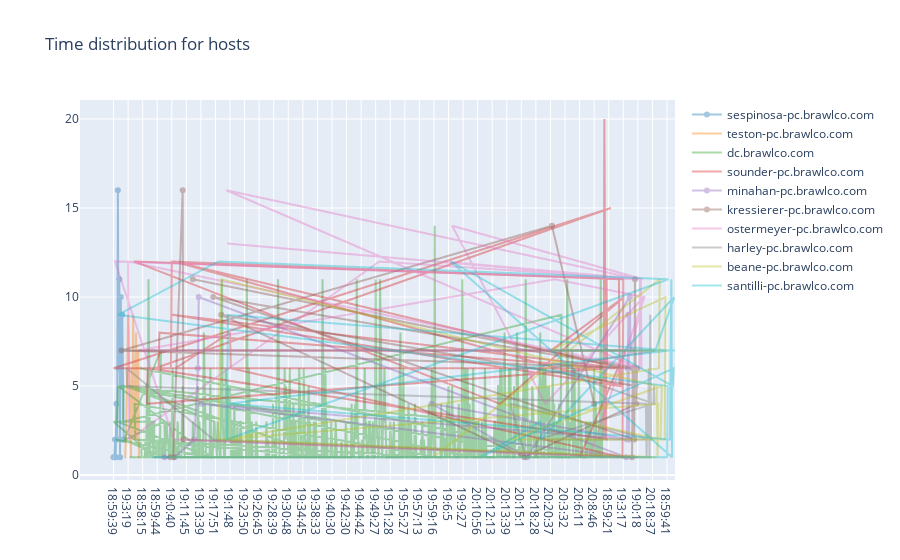

The cell this chart's notebook holds for it:
### Code cell
tracedata = []
colorpal = [
    '#1f77b4',  # muted blue
    '#ff7f0e',  # safety orange
    '#2ca02c',  # cooked asparagus green
    '#d62728',  # brick red
    '#9467bd',  # muted purple
    '#8c564b',  # chestnut brown
    '#e377c2',  # raspberry yogurt pink
    '#7f7f7f',  # middle gray
    '#bcbd22',  # curry yellow-green
    '#17becf'   # blue-teal
]
for host,colrs in zip(uniquehostlist,colorpal):
    tracedata.append(freqdist(host, colrs))

layout = dict(title="Time distribution for hosts",)

fig = dict(data=tracedata, layout=layout)

iplot(fig)

### Figure 1 — Plotly figure (JSON) as saved in the notebook; plotly's stock layout.template omitted (floating-point values rounded to 4 significant figures; data arrays with more than 128 entries replaced by an {"elided": "..."} marker saying what was removed)
{"data": [{"line": {"color": "#1f77b4"}, "name": "sespinosa-pc.brawlco.com", "opacity": 0.4, "type": "scatter", "x": ["18:59:39", "18:59:52", "19:14:36", "19:15:18", "19:15:26", "19:15:27", "19:15:3", "19:15:36", "19:16:1", "20:11:0", "20:20:35", "20:20:42", "20:20:43", "20:2:57", "20:2:58"], "y": [1, 1, 2, 1, 4, 2, 16, 6, 11, 1, 10, 5, 9, 2, 2]}, {"line": {"color": "#ff7f0e"}, "name": "teston-pc.brawlco.com", "opacity": 0.4, "type": "scatter", "x": ["18:59:58", "19:0:14", "19:16:51", "19:16:52", "19:16:53", "19:3:19", "19:3:20", "19:3:30", "19:3:31", "19:3:34", "19:3:42", "19:3:56", "19:3:57", "19:3:9", "19:59:37", "19:59:38", "20:20:25", "20:20:26", "20:20:53", "20:20:54", "20:21:9", "20:6:38"], "y": [1, 1, 2, 6, 6, 9, 7, 4, 2, 1, 6, 2, 9, 2, 2, 2, 8, 2, 7, 7, 1, 1]}, {"line": {"color": "#2ca02c"}, "name": "dc.brawlco.com", "opacity": 0.4, "type": "scatter", "x": {"elided": "652 str values"}, "y": {"elided": "652 int values"}}, {"line": {"color": "#d62728"}, "name": "sounder-pc.brawlco.com", "opacity": 0.4, "type": "scatter", "x": ["18:58:53", "18:58:54", "18:58:55", "18:58:56", "18:59:10", "18:59:11", "18:59:15", "18:59:16", "18:59:17", "18:59:20", "18:59:21", "18:59:25", "18:59:26", "18:59:30", "18:59:31", "18:59:34", "18:59:35", "18:59:39", "18:59:4", "18:59:40", "18:59:44", "18:59:45", "18:59:49", "18:59:5", "18:59:50", "18:59:54", "18:59:55", "18:59:59", "18:59:9", "19:0:0", "19:0:10", "19:0:14", "19:0:15", "19:0:19", "19:0:20", "19:0:24", "19:0:25", "19:0:29", "19:0:30", "19:0:34", "19:0:35", "19:0:39", "19:0:4", "19:0:40", "19:0:41", "19:0:42", "19:0:43", "19:0:5", "19:0:55", "19:0:56", "19:0:59", "19:0:9", "19:1:48", "19:1:49", "19:28:29", "19:3:17", "19:3:9", "20:13:0", "20:20:16", "20:20:39", "20:20:54", "20:21:1", "20:21:2", "20:21:7", "20:6:11"], "y": [2, 20, 11, 2, 11, 6, 4, 6, 2, 6, 6, 6, 6, 6, 6, 6, 6, 6, 15, 6, 6, 6, 6, 8, 6, 6, 6, 6, 6, 6, 6, 6, 6, 6, 6, 6, 6, 6, 6, 6, 6, 6, 6, 12, 11, 5, 9, 6, 12, 5, 6, 6, 8, 6, 1, 11, 12, 4, 10, 7, 7, 7, 7, 7, 1]}, {"line": {"color": "#9467bd"}, "name": "minahan-pc.brawlco.com", "opacity": 0.4, "type": "scatter", "x": ["19:0:19", "19:0:8", "19:12:51", "19:13:16", "19:13:17", "19:13:31", "19:13:39", "19:13:40", "19:13:48", "19:14:12", "19:14:13", "19:59:1", "20:16:3", "20:20:34", "20:20:44", "20:20:45"], "y": [1, 1, 2, 6, 10, 1, 4, 2, 6, 9, 2, 4, 1, 10, 7, 7]}, {"line": {"color": "#8c564b"}, "name": "kressierer-pc.brawlco.com", "opacity": 0.4, "type": "scatter", "x": ["19:0:39", "19:0:51", "19:11:29", "19:11:3", "19:11:44", "19:11:52", "19:12:27", "19:12:3", "19:16:24", "19:16:25", "19:16:48", "19:18:56", "19:18:57", "20:15:46", "20:20:32", "20:20:33", "20:20:42", "20:20:46", "20:8:46"], "y": [1, 1, 16, 2, 1, 6, 11, 6, 10, 2, 11, 5, 9, 1, 4, 6, 7, 14, 4]}, {"line": {"color": "#e377c2"}, "name": "ostermeyer-pc.brawlco.com", "opacity": 0.4, "type": "scatter", "x": ["19:0:18", "19:0:30", "19:0:55", "19:14:36", "19:14:59", "19:1:1", "19:1:18", "19:1:20", "19:1:22", "19:1:24", "19:1:3", "19:3:19", "19:3:20", "19:4:11", "19:4:25", "19:5:40", "19:6:2", "19:7:48", "20:19:55", "20:20:19", "20:20:44", "20:20:51", "20:20:53", "20:20:59", "20:21:0", "20:7:59"], "y": [1, 1, 2, 12, 11, 16, 6, 11, 13, 11, 6, 12, 2, 12, 11, 12, 11, 14, 4, 10, 7, 7, 7, 11, 10, 1]}, {"line": {"color": "#7f7f7f"}, "name": "harley-pc.brawlco.com", "opacity": 0.4, "type": "scatter", "x": ["18:59:34", "18:59:47", "19:16:24", "19:16:52", "19:16:53", "19:16:55", "19:16:56", "19:17:19", "19:17:21", "19:17:39", "19:17:4", "19:18:4", "19:18:5", "20:13:57", "20:16:2", "20:18:27", "20:18:28", "20:18:3", "20:18:37", "20:18:41", "20:18:7", "20:18:9", "20:20:36", "20:20:37", "20:20:41", "20:20:42"], "y": [1, 1, 2, 6, 5, 4, 1, 4, 2, 6, 1, 9, 2, 4, 1, 1, 1, 2, 2, 2, 4, 5, 4, 6, 7, 7]}, {"line": {"color": "#bcbd22"}, "name": "beane-pc.brawlco.com", "opacity": 0.4, "type": "scatter", "x": ["19:0:33", "19:0:46", "19:18:29", "19:18:57", "19:18:58", "19:19:12", "19:19:21", "19:19:22", "19:19:30", "19:19:55", "19:59:14", "20:13:11", "20:13:47", "20:13:51", "20:13:54", "20:13:55", "20:14:10", "20:14:22", "20:14:23", "20:19:6", "20:20:38", "20:20:39", "20:20:40"], "y": [1, 1, 2, 11, 5, 1, 4, 2, 6, 11, 1, 4, 2, 4, 5, 2, 2, 2, 2, 2, 10, 7, 7]}, {"line": {"color": "#17becf"}, "name": "santilli-pc.brawlco.com", "opacity": 0.4, "type": "scatter", "x": ["18:59:29", "18:59:41", "19:15:2", "19:15:3", "19:18:29", "19:18:52", "19:1:22", "19:1:25", "19:1:26", "19:1:27", "19:1:28", "19:1:38", "19:1:42", "19:1:52", "19:7:23", "19:7:45", "19:7:46", "20:11:2", "20:18:59", "20:19:0", "20:20:21", "20:20:41", "20:20:50", "20:20:58", "20:20:59"], "y": [1, 1, 5, 9, 12, 11, 2, 9, 7, 4, 2, 6, 11, 1, 12, 5, 6, 1, 3, 2, 10, 7, 7, 7, 7]}], "layout": {"title": {"text": "Time distribution for hosts"}}}
